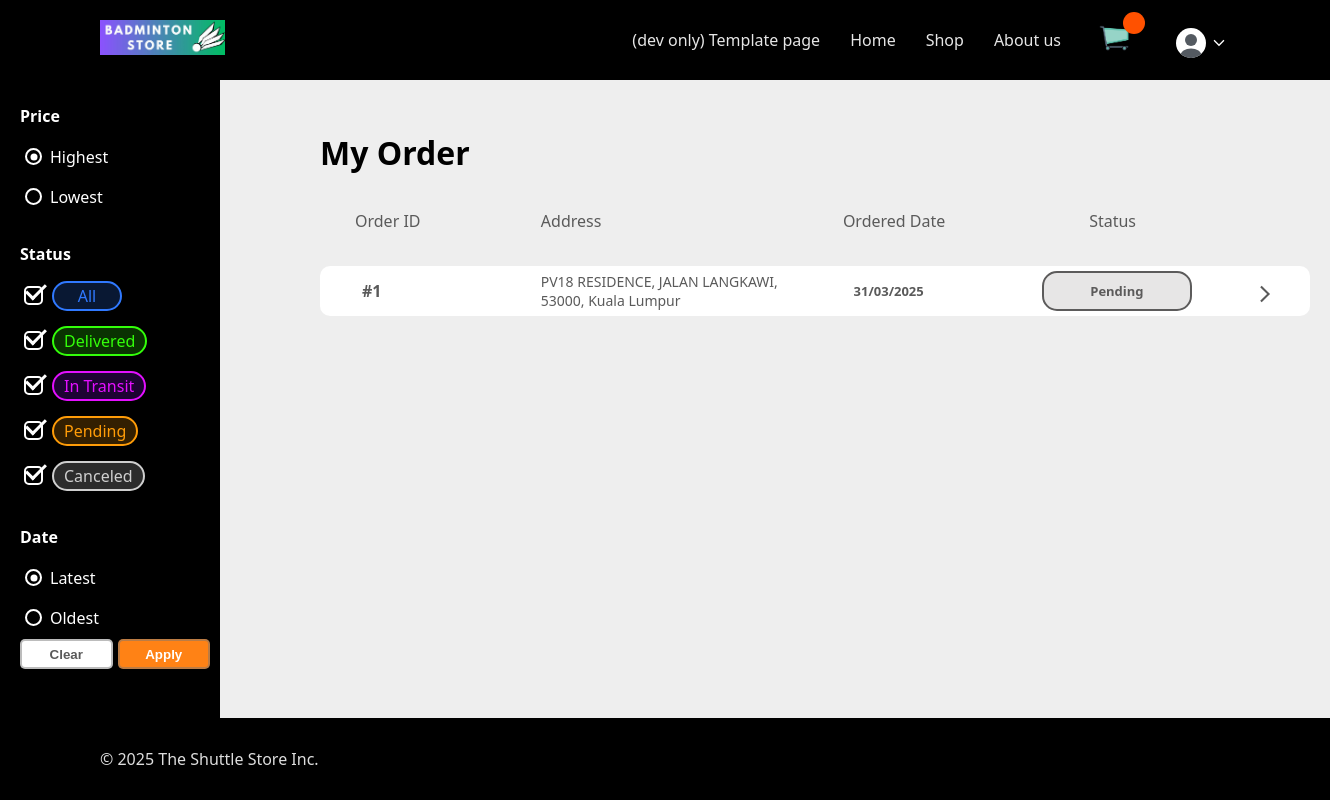
The app's page /pages/order/order.php (signed in), older data.
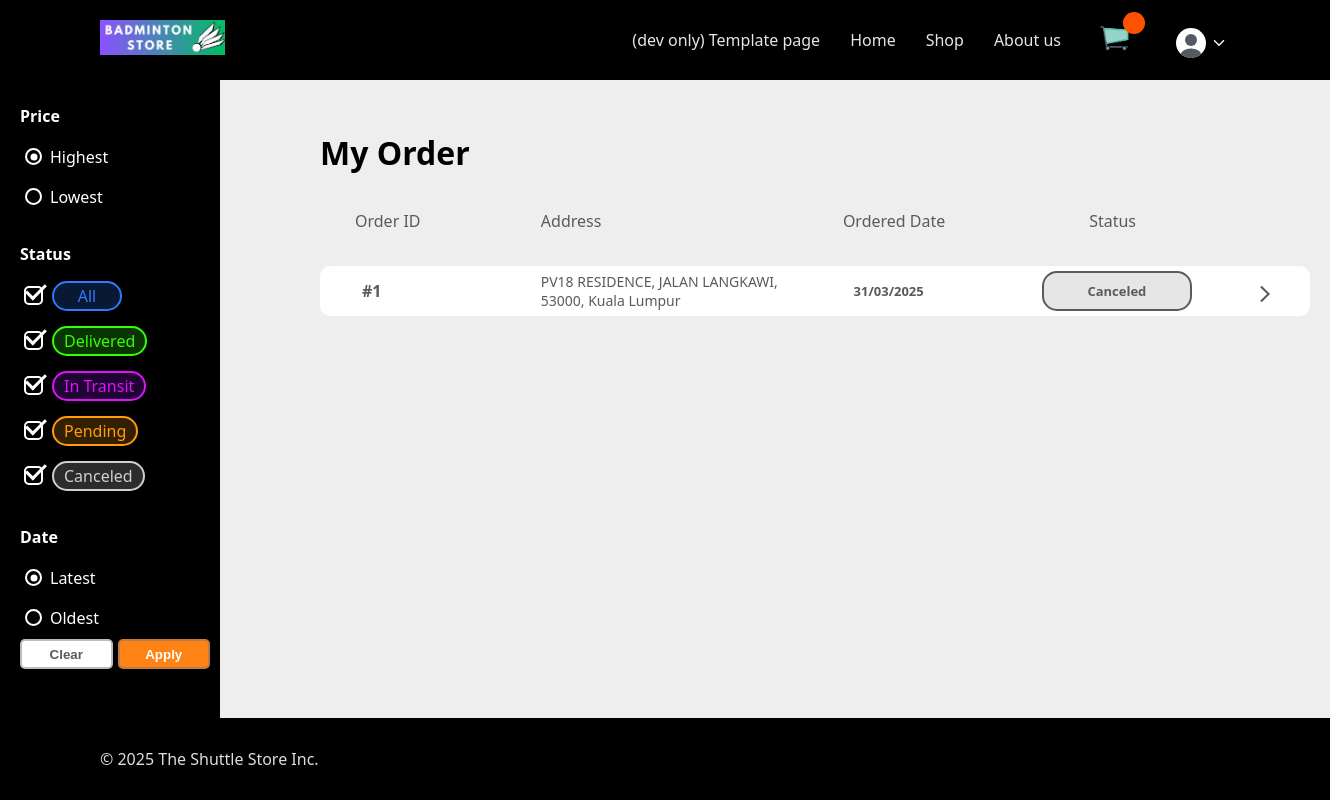
The same page, newer data.
### tables this page shows
CREATE TABLE `orders` (
  `orderId` int(5) NOT NULL,
  `userId` int(11) NOT NULL,
  `orderDate` date NOT NULL,
  `status` varchar(10) NOT NULL,
  `orderAddress` varchar(150) NOT NULL,
  `orderName` varchar(40) NOT NULL,
  `orderPhone` varchar(15) NOT NULL,
  `deliveryMethod` varchar(20) NOT NULL,
  `deliveredDate` date DEFAULT NULL,
  `tracking` int(30) DEFAULT NULL,
  `discount` decimal(10,2) NOT NULL DEFAULT 0.00
);

### pages/order/order.php (the view, shortened to what the changed rows need)
<?php
    require "../../_base.php";
    include "../../_head.php";
    extract((array)$_user);
    $userId = $_user->userID;
    $colorStatusBar = "linear-gradient(90deg, rgba(29,204,29,1) 0%, rgba(255,177,0,1) 77%)";
    $colorStatusDefault = "rgba(221, 214, 214, 0.514)";
    $colorStatusDone = "rgb(25, 165, 25)";
    $colorDelivered = "rgb(54, 187, 65)";
    $colorIntransit = "rgb(255, 198, 11)";
    $colorPending = "rgb(92, 91, 91)";
    $colorDeliveredBG = "rgba(54, 187, 65, 0.15)";
    $colorIntransitBG = "rgba(255, 198, 11, 0.15)";
    $colorPendingBG = "rgba(92, 91, 91, 0.15)";
    $colorArr = [
        [$colorStatusDone, $colorStatusBar, $colorStatusDefault, $colorStatusDefault, $colorStatusDefault, $colorPending, $colorPendingBG],
        [$colorStatusDone,$colorStatusDone,$colorStatusDone,$colorStatusBar,$colorStatusDefault, $colorIntransit, $colorIntransitBG],
        [$colorStatusDone,$colorStatusDone,$colorStatusDone,$colorStatusDone,$colorStatusDone, $colorDelivered, $colorDeliveredBG]
    ];
    $index = 0;
    $showOnlyStatus = $_GET["status"] ?? "'Pending', 'In Transit', 'Delivered', 'Canceled'";
    $sort = $_GET["date"] ?? "desc";
    $price = $_GET["price"] ?? "desc";
    try{
        $sql = "Select o.*, sum(oi.subtotal) as total_price from
                                orders o JOIN order_items oi ON (o.orderId = oi.orderId)
                                WHERE o.userId = $userId AND o.status in ($showOnlyStatus)
                                GROUP BY o.orderId ORDER BY o.orderDate $sort, total_price $price";
        $orders = $_db->prepare($sql);
       $orders->execute();
        $orders = $orders->fetchAll();
    }
    catch (PDOException $e){
        die(":( Couldn't Find What You're Looking For");
    }
?>
<h1>My Order</h1>
<div class="orders-container">
    <?php foreach($orders as $o): ?>
        <?php
            if($o->status === "Pending" || $o->status === "Canceled"){
                $index = 0;
            }
        ?>
    <div class="order" data-order-id="<?=$o->orderId?>" style="cursor:pointer;">
        <span class="orderID">#<?=$o->orderId?></span>
        <span class="orderAddress"><?=$o->orderAddress?></span>
        <span class="orderDate"><?=substr($o->orderDate,8,2) . '/' . substr($o->orderDate,5,2) . '/' . substr($o->orderDate,0,4) ?></span>
        <span class="orderStatus" style="border: 2px solid <?= $colorArr[$index][5] ?>; border-radius: 15px; color: <?= $colorArr[$index][5] ?>; background: <?= $colorArr[$index][6] ?>"><?=$o->status?></span>
        <button class="dropdown" data-order-id="<?=$o->orderId?>">
        <svg xmlns="http://www.w3.org/2000/svg" height="24px" viewBox="0 -960 960 960" width="24px" fill="#e3e3e3"><path d="m321-80-71-71 329-329-329-329 71-71 400 400L321-80Z"/></svg>
        </button>
    </div>
    <?php endforeach; ?>
</div>
<?php
include '../../_foot.php';
?>

Row changes from the older to the newer data that the page shows:
changed orders "PV18 RESIDENCE, JALAN LANGKAWI, 53000, Kuala Lumpur": status "Pending" → "Canceled"
